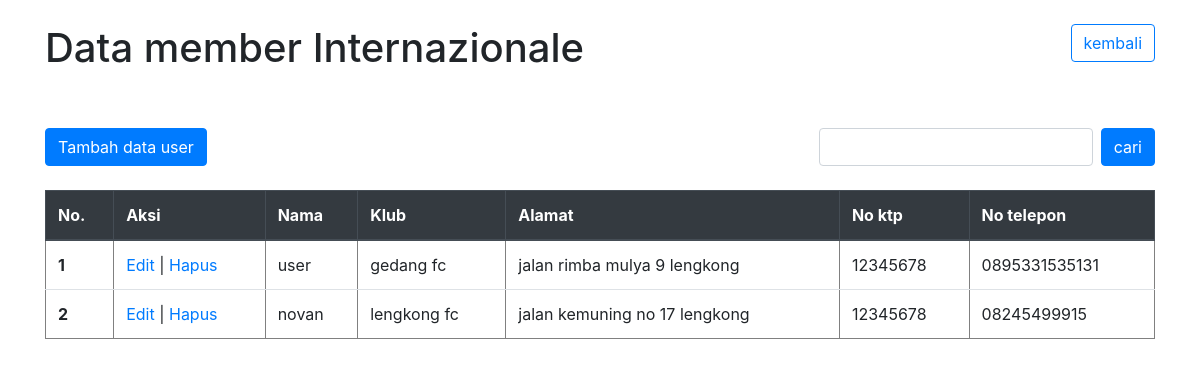
/admin/member.php, run on the app's committed database.
### tables this page shows
CREATE TABLE `user` (
  `id` int(11) NOT NULL,
  `username` varchar(25) NOT NULL,
  `klub` varchar(30) NOT NULL,
  `alamat` varchar(45) NOT NULL,
  `no_ktp` varchar(20) NOT NULL,
  `no_telepon` varchar(15) NOT NULL,
  `password` varchar(255) NOT NULL
);

### admin/fungsi.php (called while the page is built, shortened)
<?php
require '../koneksi.php';
function query ($query) {
	global $konek;
	$result = mysqli_query ($konek, $query);
	$rows = [];
	while ( $row  = mysqli_fetch_assoc($result)) {
	 	$rows[] = $row;
	 }
	 return $rows;
}
 ?>

### admin/member.php (the view, shortened to what this page needs)
<?php
	require 'fungsi.php';
	$user = query ("SELECT * FROM user");
 ?>
<!DOCTYPE html>
<html>
<head>
	<link rel="stylesheet" href="https://stackpath.bootstrapcdn.com/bootstrap/4.5.0/css/bootstrap.min.css">
</head>
<body>
<div class="container-fluid">
	<div class="container">
		<div class="row mt-4">
			<div class="col">
				<h1>Data member Internazionale</h1>
			</div>
			<div class="col">
				<a href="../admin.php" class="btn btn-outline-primary float-right">kembali</a>
			</div>
		</div>
		<div class="row mt-5">
			<div class="col">
				<a href="tambah.php" class="btn btn-primary">Tambah data user</a>
			</div>
			<div class="col">
				<form class="form-inline float-right" action="" method="post">
				<div class="form-group">
					<input class="form-control" type="text" name="keyword" autofocus="" autocomplete="off" width="200px;">
				</div>
				<button class="btn btn-primary ml-2 " type="submit" name="cari">
					cari
				</button>
				</form>
			</div>
		</div>
		<br>
		<table class="table table-hover" border="1" cellpadding="10" cellspacing="0">
			<thead class="thead-dark">
			<tr>
				<th>No.</th>
				<th>Aksi</th>
				<th>Nama</th>
				<th>Klub</th>
				<th>Alamat</th>
				<th>No ktp</th>
				<th>No telepon</th>
			</tr>
			</thead>
			<?php $i=1; ?>
			<?php foreach ($user as $row ) : ?>
			<tr>
				<th><?php echo $i; ?></th>
				<td>
					<a href="edit.php?id=<?php echo $row["id"]; ?>">Edit</a> |
					<a href="hapus.php?id=<?php echo $row["id"]; ?>" onclick="return confirm('yakin ingin menghapus data');">Hapus</a>
				</td>
				<td><?php echo $row["username"]; ?></td>
				<td><?php echo $row["klub"]; ?></td>
				<td><?php echo $row["alamat"]; ?></td>
				<td><?php echo $row["no_ktp"]; ?></td>
				<td><?php echo $row["no_telepon"]; ?></td>
			</tr>
			<?php $i++; ?>
			<?php endforeach; ?>
		</table>
	</div>
</div>
</body>
</html>

### data on the page
user: username "user", klub "gedang fc", alamat "jalan rimba mulya 9 lengkong", no_ktp "12345678", no_telepon "0895331535131"
user: username "novan", klub "lengkong fc", alamat "jalan kemuning no 17 lengkong", no_ktp "12345678", no_telepon "08245499915"
